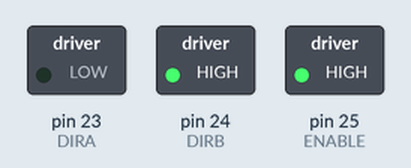
This sketch was run on a simulated Arduino Mega 2560, built with avr-gcc and run on an emulated ATmega2560. On the bench: switched loads named in the sketch (green lamp = pin HIGH).

Above: at 0.1 s.
Timing chart, 0 to 1.6 s (numbered marks = the images above):
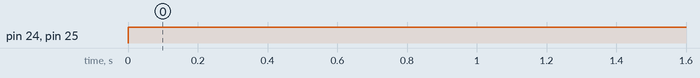

Measured:
- by itself, pin 24 (DIRB), pin 25 (ENABLE): LOW → HIGH at 0.00 s

The sketch:

fan_test.ino
```cpp
//www.elegoo.com
//2016.12.12

/************************
Exercise the motor using
the L293D chip
************************/

#define ENABLE 25
#define DIRA 23
#define DIRB 24

int i;

void setup() {
  //---set pin direction
  pinMode(ENABLE,OUTPUT);
  pinMode(DIRA,OUTPUT);
  pinMode(DIRB,OUTPUT);
  Serial.begin(9600);
}

void loop() {
    digitalWrite(25,HIGH); // enable on
    digitalWrite(24,HIGH); //one way
    digitalWrite(23,LOW);
}
```
